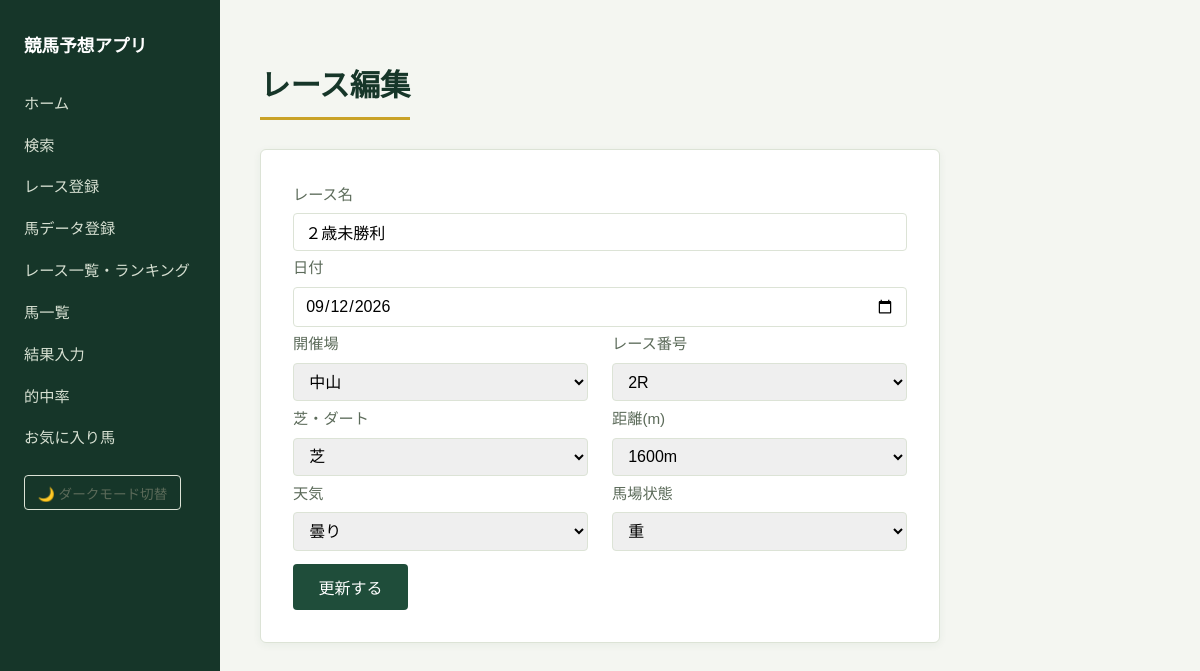
Page /races/1/edit on the committed database.
### models.py (models this page shows)
class Race(SQLModel, table=True):
    id: int | None = Field(default=None, primary_key=True)
    race_name: str
    date: str
    venue: str
    race_number: int
    surface: str
    distance: int
    weather: str
    track_condition: str

### routers/races.py (the view)
@router.get("/races/{race_id}/edit")
def race_edit_page(request: Request, race_id: int):
    with Session(engine) as session:
        race = session.get(Race, race_id)
    return templates.TemplateResponse("race_edit.html", {"request": request, "race": race})

### templates/race_edit.html (shortened to what this page needs)
{% extends "base.html" %}
{% block content %}
<h1>レース編集</h1>
<div class="card">
    <form action="/races/{{ race.id }}/edit" method="post" class="form-grid">
        <label class="full">レース名
            <input type="text" name="race_name" value="{{ race.race_name }}" required>
        </label>
        <label class="full">日付
            <input type="date" name="date" value="{{ race.date }}" required>
        </label>
        <label>開催場
            <select name="venue" required>
                {% for v in ["札幌","函館","福島","新潟","東京","中山","中京","京都","阪神","小倉"] %}
                <option value="{{ v }}" {% if v == race.venue %}selected{% endif %}>{{ v }}</option>
                {% endfor %}
            </select>
        </label>
        <label>レース番号
            <select name="race_number" required>
                {% for i in range(1, 13) %}
                <option value="{{ i }}" {% if i == race.race_number %}selected{% endif %}>{{ i }}R</option>
                {% endfor %}
            </select>
        </label>
        <label>芝・ダート
            <select name="surface" required>
                <option value="芝" {% if race.surface == "芝" %}selected{% endif %}>芝</option>
            </select>
        </label>
        <label>距離(m)
            <select name="distance" required>
                {% for d in range(1000, 3700, 100) %}
                <option value="{{ d }}" {% if d == race.distance %}selected{% endif %}>{{ d }}m</option>
                {% endfor %}
            </select>
        </label>
        <label>天気
            <select name="weather" required>
                {% for w in ["晴れ","曇り","小雨","雨"] %}
                <option value="{{ w }}" {% if w == race.weather %}selected{% endif %}>{{ w }}</option>
                {% endfor %}
            </select>
        </label>
        <label>馬場状態
            <select name="track_condition" required>
                {% for t in ["良","稍重","重","不良"] %}
                <option value="{{ t }}" {% if t == race.track_condition %}selected{% endif %}>{{ t }}</option>
                {% endfor %}
            </select>
        </label>
        <div class="full">
            <button type="submit">更新する</button>
        </div>
    </form>
</div>
{% endblock %}

### static/style.css (style rules this page uses)
:root { --bg: #F4F6F1; --surface: #FFFFFF; --turf: #1F4D3A; --turf-dark: #163629; --gold: #C9A227; --text: #22281F; --text-muted: #5C6B5A; --border: #DCE3D6; }
* { box-sizing: border-box; }
body { background: var(--bg); color: var(--text); font-family: "Noto Sans JP", sans-serif; margin: 0; line-height: 1.7; }
h1, h2 { font-family: "Shippori Mincho", serif; color: var(--turf-dark); font-weight: 700; }
h1 { font-size: 1.9rem; display: inline-block; padding-bottom: 0.3rem; border-bottom: 3px solid var(--gold); margin-bottom: 1.8rem; }
.card { background: var(--surface); border: 1px solid var(--border); border-radius: 6px; padding: 2rem; box-shadow: 0 2px 8px rgba(31, 77, 58, 0.06); }
form label { display: block; margin-bottom: 1.1rem; font-size: 0.95rem; color: var(--text-muted); }
form input, form select { display: block; width: 100%; max-width: 320px; margin-top: 0.35rem; padding: 0.55rem 0.7rem; border: 1px solid var(--border); border-radius: 4px; font-size: 1rem; font-family: inherit; }
button[type="submit"] { background: var(--turf); color: #fff; border: none; padding: 0.7rem 1.6rem; border-radius: 4px; font-size: 1rem; font-weight: 500; cursor: pointer; margin-top: 0.5rem; }
.form-grid { display: grid; grid-template-columns: repeat(2, 1fr); gap: 0.3rem 1.5rem; }
.form-grid label { margin-bottom: 0; }
.form-grid input, .form-grid select { max-width: none; }
.form-grid .full { grid-column: 1 / -1; }

### rows in the picture
Race: race_name "２歳未勝利", date "09/12/2026", venue "中山", race_number "2R", surface "芝", distance "1600m", weather "曇り", track_condition "重"
